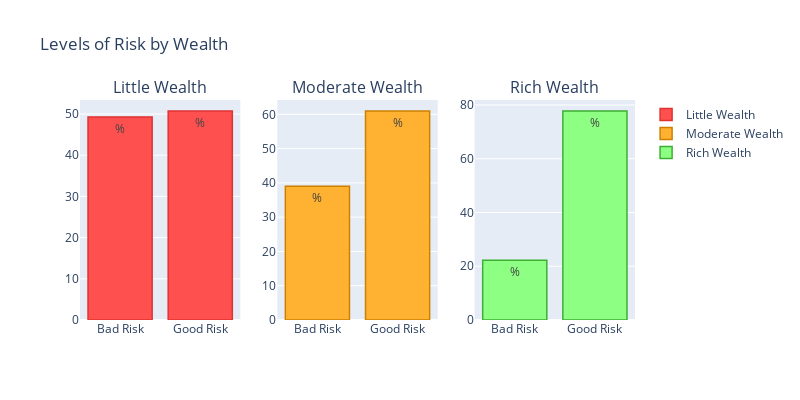

Notebook code for this chart:
### Code cell
#import plotly.plotly as py
import plotly.graph_objs as go


bad_little = cross_checking['little'][0]
good_little = cross_checking['little'][1]
bad_moderate = cross_checking['moderate'][0]
good_moderate = cross_checking['moderate'][1]
bad_rich = cross_checking['rich'][0]
good_rich = cross_checking['rich'][1]

little = go.Bar(
    x=['Bad Risk', 'Good Risk'],
    y=[bad_little, good_little],
    name="Little Wealth",
    text='%',
     marker=dict(
        color='#FF5050',
         line=dict(
            color='#E13232',
            width=1.5),
    ),
)

moderate = go.Bar(
    x=['Bad Risk', 'Good Risk'],
    y=[bad_moderate, good_moderate],
    name="Moderate Wealth",
    text='%',
    xaxis='x2',
    yaxis='y2',
    marker=dict(
        color='#FFB232',
         line=dict(
            color='#CD8000',
            width=1.5),
    ),
)
rich = go.Bar(
    x=['Bad Risk', 'Good Risk'],
    y=[bad_rich, good_rich],
    name="Rich Wealth",
    text="%",
    marker=dict(
        color='#8DFF83',
         line=dict(
            color='#3DAF33',
            width=1.5),
    ),
    xaxis='x3',
    yaxis='y3'
)

data=[little, moderate, rich]
fig = tools.make_subplots(rows=1, cols=3, subplot_titles=('Little Wealth', 'Moderate Wealth', 'Rich Wealth'))

fig.append_trace(little, 1, 1)
fig.append_trace(moderate, 1, 2)
fig.append_trace(rich, 1, 3)

fig['layout'].update(height=400, width=800, title='Levels of Risk' +
                                                  ' by Wealth')


iplot(fig, filename='make-subplots-multiple-with-titles')

### Figure 1 — Plotly figure (JSON) as saved in the notebook; plotly's stock layout.template omitted (floating-point values rounded to 4 significant figures)
{"data": [{"marker": {"color": "#FF5050", "line": {"color": "#E13232", "width": 1.5}}, "name": "Little Wealth", "text": "%", "type": "bar", "x": ["Bad Risk", "Good Risk"], "xaxis": "x", "y": [49.27, 50.73], "yaxis": "y"}, {"marker": {"color": "#FFB232", "line": {"color": "#CD8000", "width": 1.5}}, "name": "Moderate Wealth", "text": "%", "type": "bar", "x": ["Bad Risk", "Good Risk"], "xaxis": "x2", "y": [39.03, 60.97], "yaxis": "y2"}, {"marker": {"color": "#8DFF83", "line": {"color": "#3DAF33", "width": 1.5}}, "name": "Rich Wealth", "text": "%", "type": "bar", "x": ["Bad Risk", "Good Risk"], "xaxis": "x3", "y": [22.22, 77.78], "yaxis": "y3"}], "layout": {"annotations": [{"font": {"size": 16}, "showarrow": false, "text": "Little Wealth", "x": 0.1444, "xanchor": "center", "xref": "paper", "y": 1, "yanchor": "bottom", "yref": "paper"}, {"font": {"size": 16}, "showarrow": false, "text": "Moderate Wealth", "x": 0.5, "xanchor": "center", "xref": "paper", "y": 1, "yanchor": "bottom", "yref": "paper"}, {"font": {"size": 16}, "showarrow": false, "text": "Rich Wealth", "x": 0.8556, "xanchor": "center", "xref": "paper", "y": 1, "yanchor": "bottom", "yref": "paper"}], "height": 400, "title": {"text": "Levels of Risk by Wealth"}, "width": 800, "xaxis": {"anchor": "y", "domain": [0, 0.2889]}, "xaxis2": {"anchor": "y2", "domain": [0.3556, 0.6444]}, "xaxis3": {"anchor": "y3", "domain": [0.7111, 1]}, "yaxis": {"anchor": "x", "domain": [0, 1]}, "yaxis2": {"anchor": "x2", "domain": [0, 1]}, "yaxis3": {"anchor": "x3", "domain": [0, 1]}}}
